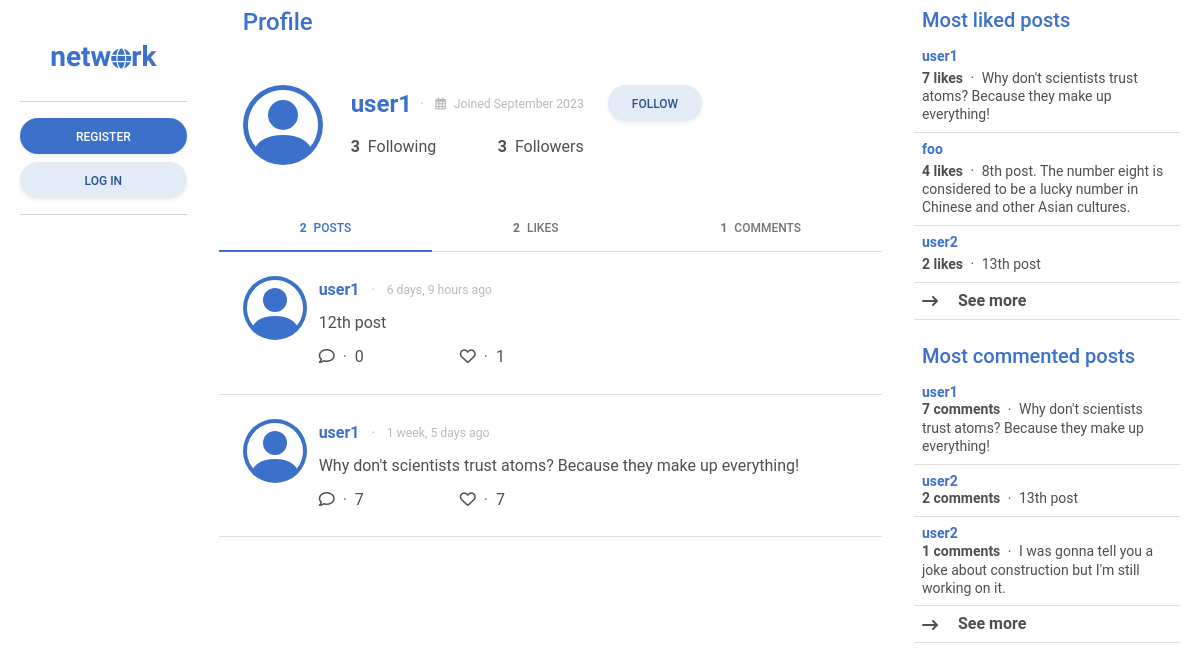
/profile/user1, run on the app's committed database.
### network/models.py (models this page shows, shortened)
class User(AbstractUser):
    pass
    date_joined = models.DateTimeField(auto_now_add=True)
    following = models.ManyToManyField("self", blank=True, related_name="followers", symmetrical=False)
    def most_followed_users():
        users = User.objects.annotate(follower_count=Count('followers'))
        return users.order_by('-follower_count')

class Post(models.Model):
    content = models.CharField(max_length=255)
    poster = models.ForeignKey(User, on_delete=models.CASCADE, related_name="posts")
    likers = models.ManyToManyField(User, blank=True, related_name="likes")
    date_posted = models.DateTimeField(auto_now_add=True)
    edited = models.BooleanField(default=False)
    def most_liked_posts():
        posts = Post.objects.annotate(likes_count=Count('likers'))
        return posts.order_by('-likes_count')
    def most_commented_posts():
        posts = Post.objects.annotate(comment_count=Count('comments'))
        return posts.order_by('-comment_count')
    class Meta:
        ordering = ["-date_posted"]

### network/views.py (the view)
# urls.py: path("profile/<str:user>", views.profile, name="profile"),
def profile(request, user):
    most_followed_users = User.most_followed_users()
    most_liked_posts = Post.most_liked_posts()
    most_commented_posts = Post.most_commented_posts()
    profile = User.objects.get(username=user)
    profile_posts = Post.objects.filter(poster=profile)
    profile_likes = Post.objects.filter(likers=profile)
    profile_comments = Comment.objects.filter(commenter=profile)
    if request.user.is_authenticated and profile in request.user.following.all():
        is_followed = True
    else:
        is_followed = False
    return render(request, "network/profile.html", {
        "most_followed_users": most_followed_users,
        "most_liked_posts": most_liked_posts,
        "most_commented_posts": most_commented_posts,
        "profile": profile,
        "posts": profile_posts,
        "liked_posts": profile_likes,
        "comments": profile_comments,
        "is_followed": is_followed
    })

### network/templates/network/profile.html (shortened to what this page needs)
{% extends "network/layout.html" %}
{% block sidebar_left %}
    {% include "network/sidebar_left.html" %}
{% endblock %}
{% block main %}
    <div>
    {% include "network/profile_info.html" with profile=profile headline="Profile" %}
    </div>
    <div class="sticky-top">
        <ul class="nav nav-tabs nav-fill border-bottom" id="ex1" role="tablist">
            <li class="nav-item transparan" role="presentation">
                <a class="nav-link active" id="posts_tab" data-mdb-toggle="tab" href="#all_posts" role="tab"
                    aria-controls="ex2-tabs-1" aria-selected="true">
                    <span class="me-1 fw-bold">
                        {% if profile.posts.count %}
                        {{ profile.posts.count }}
                        {% else %}
                        0
                        {% endif %}
                    </span>
                    Posts
                </a>
            </li>
            <li class="nav-item transparan" role="presentation">
                <a class="nav-link" id="likes_tab" data-mdb-toggle="tab" href="#all_likes" role="tab"
                    aria-controls="ex2-tabs-2" aria-selected="false">
                    <span class="me-1 fw-bold">
                        {% if profile.likes.count %}
                        {{ profile.likes.count }}
                        {% else %}
                        0
                        {% endif %}
                    </span>
                    Likes
                </a>
            </li>
            <li class="nav-item transparan" role="presentation">
                <a class="nav-link" id="comments_tab" data-mdb-toggle="tab" href="#all_comments" role="tab" aria-controls="ex2-tabs-2"
                    aria-selected="false">
                    <span class="me-1 fw-bold">
                        {% if profile.commenter.count %}
                        {{ profile.commenter.count }}
                        {% else %}
                        0
                        {% endif %}
                    </span>
                    Comments
                </a>
            </li>
        </ul>
    </div>
    <div class="tab-content" id="ex2-content">
        <div class="tab-pane fade show active mb-4" id="all_posts" role="tabpanel" aria-labelledby="posts_tab">
            {% include "network/posts.html" with posts=posts %}
        </div>
    </div>
{% endblock %}
{% block sidebar_right %}
    {% include "network/sidebar_right.html" %}
{% endblock %}

### network/templates/network/profile_info.html (shortened to what this page needs)
{% if headline %}
<div class="h4 mb-0 pb-4 pt-2 px-4 sticky-top transparan text-primary">
    {{ headline }}
</div>
{% endif %}
<div class="container p-0">
    <div class="row p-4">
        <a href="{% url 'profile' user=profile.username %}" class="col-auto mb-3">
        </a>
        <div class="col-auto align-self-center px-2 mb-3">
            <div class="px-2 d-flex justify-content-between align-items-center mb-3">
                <div class="d-flex justify-content-start">
                    <a href="{% url 'profile' user=profile.username %}" class="h4 m-0 fw-bold text-decoration-none align-middle">
                        {{ profile.username }}
                    </a>
                    <span class="small text-muted opacity-50 align-self-center">
                        <span class="align-middle mx-2">&#183;</span>
                        <span class="align-middle small"><i class="fa-regular fa-calendar-days me-2"></i>Joined {{profile.date_joined.date|date:"F Y"}}</span>
                    </span>
                </div>
            </div>
            <div class="px-2 d-flex justify-content-between align-items-center">
                <div role="button" data-mdb-toggle="modal" data-mdb-target="#following_{{ profile.id }}">
                    <span class="fw-bold me-2">{{ profile.following.count }}</span>Following
                </div>
                <div role="button" data-mdb-toggle="modal" data-mdb-target="#followers_{{ profile.id }}">
                    <span class="fw-bold me-2">{{ profile.followers.count }}</span>Followers
                </div>
            </div>
        </div>
        <div class="col-auto align-self-top px-2 mb-3">
            <div>
                {% if not user.is_authenticated %}
                <button class="btn btn-secondary btn-rounded shadow-sm" role="button" data-mdb-toggle="modal"
                    data-mdb-target="#follow">
                    Follow
                </button>
                {% endif %}
            </div>
        </div>
    </div>
</div>

### network/templates/network/posts.html (shortened to what this page needs)
{% load humanize %}
{% if not posts %}
<div class="container p-0">
    <h5 class="text-center p-3">No posts yet.</h5>
</div>
{% else %}
{% for post in posts %}
<div class="container p-4 border-bottom post">
    <div class="row">
        <a href="{% url 'profile' user=post.poster.username %}" class="col-auto">
        </a>
        <div class="col p-0">
            <div class="d-flex justify-content-between align-items-center">
                <div>
                    <a href="{% url 'profile' user=post.poster.username %}" class="fw-bold text-decoration-none align-middle">
                        {{ post.poster.username }}
                    </a>
                    <span class="small text-muted opacity-50 align-middle">
                        <span class="mx-2 align-middle">&#183;</span>
                        <span class="small align-middle">{{ post.date_posted|naturaltime }}</span>
                    </span>
                </div>
            </div>
            <div class="my-2">{{ post.content }}</div>
            <div class="d-flex justify-content-start align-items-center">
                <span class="pe-5">
                    <i class="fa-regular fa-comment" role="button" data-mdb-toggle="modal"
                        data-mdb-target="#comment_modal_{{ post.id }}"></i>
                    <span class="mx-1 text-muted">&#183;</span>
                    <span role="button" data-mdb-toggle="modal" data-mdb-target="#comment_list_modal_{{ post.id }}">
                        {% if post.comments.count %}
                        {{ post.comments.count }}
                        {% else %}
                        0
                        {% endif %}
                    </span>
                </span>
                <span class="px-5">
                    <i {% if user.is_authenticated and user in post.likers.all %} class="fa-solid fa-heart" {% elif
                        user.is_authenticated %} class="fa-regular fa-heart" {% else %} class="fa-regular fa-heart"
                        role="button" data-mdb-toggle="modal" data-mdb-target="#like_post_{{ post.id }}" {% endif %}>
                    </i>
                    <span class="mx-1 text-muted">&#183;</span>
                    <span role="button" data-mdb-toggle="modal" data-mdb-target="#likers_modal_{{ post.id }}">
                        {% if post.likers.count %}
                        {{ post.likers.count }}
                        {% else %}
                        0
                        {% endif %}
                    </span>
                </span>
            </div>
        </div>
    </div>
</div>
{% endfor %}
{% endif %}

### network/templates/network/sidebar_right.html (shortened to what this page needs)
<div class="mb-4 lh-sm">
    <div class="h5 px-2 text-primary sticky-top transparan">Most liked posts</div>
    <div class="list-group list-group-light list-group-small">
        {% for post in most_liked_posts|slice:":3" %}
        <div class="post p-2 border-bottom small">
            <a href="{% url 'post' id=post.id %}" class="text-body text-decoration-none align-middle">
                <div class="text-primary fw-bold mb-1">{{ post.poster.username }}</div>
                <span class="fw-bold">{{ post.likers.count }} likes</span>
                <span class="mx-1 align-middle">&#183;</span>
                <span>{{post.content}}</span>
            </a>
        </div>
        {% endfor %}
        <div class="fw-bold post p-2 border-bottom" role="button" data-mdb-toggle="modal" data-mdb-target="#most_liked_posts">
            <i class="align-middle me-3 fa-solid fa-arrow-right-long"></i>
            See more
        </div>
    </div>
</div>
<div class="lh-sm">
    <div class="h5 px-2 text-primary">Most commented posts</div>
    <div class="list-group list-group-light list-group-small">
        {% for post in most_commented_posts|slice:":3" %}
        <div class="post p-2 border-bottom small">
            <a href="{% url 'post' id=post.id %}" class="text-body text-decoration-none align-middle">
                <div class="text-primary fw-bold">{{ post.poster.username }}</div>
                <span class="fw-bold">{{ post.comments.count }} comments</span>
                <span class="mx-1 align-middle">&#183;</span>
                {{ post.content }}
            </a>
        </div>
        {% endfor %}
        <div class="fw-bold post p-2 border-bottom" role="button" data-mdb-toggle="modal" data-mdb-target="#most_commented_posts">
            <i class="align-middle me-3 fa-solid fa-arrow-right-long"></i>
            See more
        </div>
    </div>
</div>

### network/static/network/styles.css (style rules this page uses)
.transparan { background: rgba(255, 255, 255, 0.75); backdrop-filter: blur(2px); }

### data on the page
User: username "user1", date_joined "September 2023", following.count "3", followers.count "3", posts.count "2", likes.count "2", commenter.count "1"
Post: poster.username "user1", date_posted "6 days, 9 hours ago", content "12th post", shows "0", likers.count "1"
Post: poster.username "user1", date_posted "1 week, 5 days ago", content "Why don't scientists trust atoms? Because they make up everything!", comments.count "7", likers.count "7"
Post: poster.username "foo", likers.count "4", content "8th post. The number eight is considered to be a lucky number in Chinese and other Asian cultures."
Post: poster.username "user2", likers.count "2", content "13th post", comments.count "2"
Post: poster.username "user2", comments.count "1", content "I was gonna tell you a joke about construction but I'm still working on it."

### other printed values
{{ headline }} "Profile"
